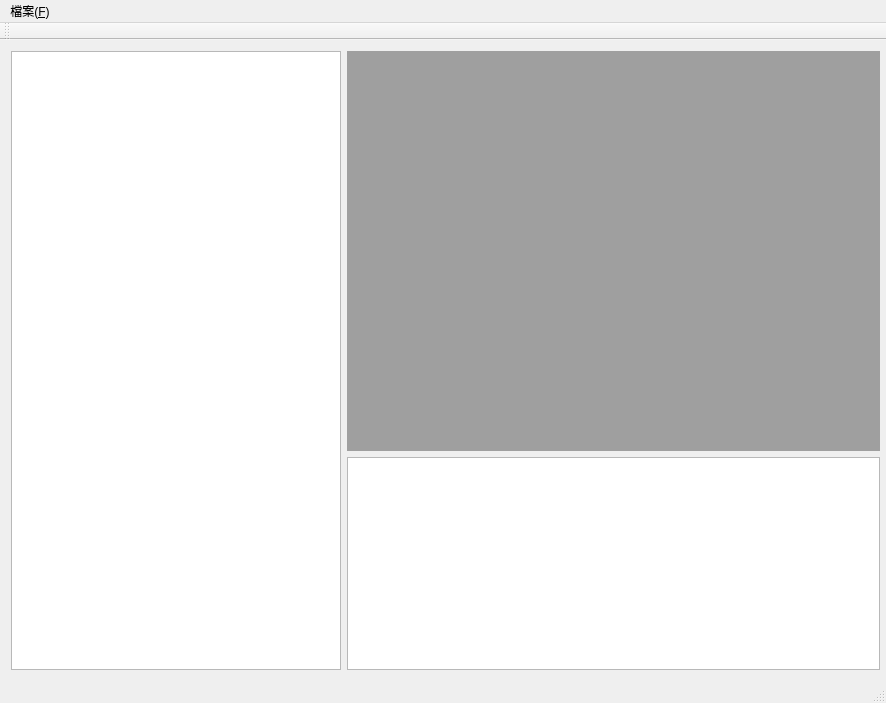
<?xml version="1.0" encoding="UTF-8"?>
<ui version="4.0">
 <class>TIMClass</class>
 <widget class="QMainWindow" name="TIMClass">
  <property name="geometry">
   <rect>
    <x>0</x>
    <y>0</y>
    <width>886</width>
    <height>703</height>
   </rect>
  </property>
  <property name="windowTitle">
   <string>TIM</string>
  </property>
  <widget class="QWidget" name="centralWidget">
   <widget class="QWidget" name="horizontalLayoutWidget">
    <property name="geometry">
     <rect>
      <x>0</x>
      <y>0</y>
      <width>891</width>
      <height>641</height>
     </rect>
    </property>
    <layout class="QHBoxLayout" name="horizontalLayout">
     <item>
      <widget class="QTextEdit" name="textEdit_2"/>
     </item>
     <item>
      <layout class="QVBoxLayout" name="verticalLayout_2">
       <item>
        <widget class="QMdiArea" name="mdiArea"/>
       </item>
       <item>
        <widget class="QTextEdit" name="textEdit"/>
       </item>
      </layout>
     </item>
    </layout>
   </widget>
  </widget>
  <widget class="QMenuBar" name="menuBar">
   <property name="geometry">
    <rect>
     <x>0</x>
     <y>0</y>
     <width>886</width>
     <height>25</height>
    </rect>
   </property>
   <widget class="QMenu" name="menu_F">
    <property name="title">
     <string>檔案(&amp;F)</string>
    </property>
    <addaction name="action_Open"/>
   </widget>
   <addaction name="menu_F"/>
  </widget>
  <widget class="QToolBar" name="mainToolBar">
   <attribute name="toolBarArea">
    <enum>TopToolBarArea</enum>
   </attribute>
   <attribute name="toolBarBreak">
    <bool>false</bool>
   </attribute>
  </widget>
  <widget class="QStatusBar" name="statusBar"/>
  <action name="action_Open">
   <property name="text">
    <string>(&amp;O)pen</string>
   </property>
  </action>
 </widget>
 <layoutdefault spacing="6" margin="11"/>
 <resources>
  <include location="TIM.qrc"/>
 </resources>
 <connections/>
</ui>
